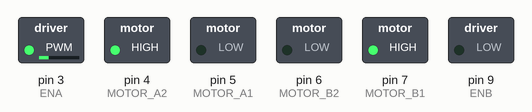
A sketch run on a simulated Arduino Uno, built with avr-gcc and run on an emulated ATmega328P. Parts: switched loads named in the sketch (green lamp = pin HIGH).

Above: at 0.1 s.
Timing chart, 0 to 1.6 s (numbered marks = the images above):
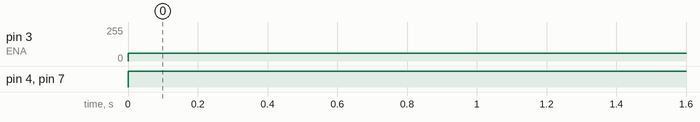

The sketch:

Test.ino
```cpp
const int MOTOR_A1 = 5;
const int MOTOR_A2 = 4;
const int ENA      = 3;
const int MOTOR_B1 = 7;
const int MOTOR_B2 = 6;
const int ENB      = 9;
void setup() {

  pinMode(MOTOR_A1, OUTPUT);
  pinMode(MOTOR_A2, OUTPUT);
  pinMode(MOTOR_B1, OUTPUT);
  pinMode(MOTOR_B2, OUTPUT);

  Serial.begin(9600);

}

void loop() {
  // put your main code here, to run repeatedly:
turnLeft();
}
void turnRight() {
  analogWrite(ENA, 0);
  analogWrite(ENB, 60);
  digitalWrite(MOTOR_A1, LOW);
  digitalWrite(MOTOR_A2, HIGH);
  digitalWrite(MOTOR_B1, HIGH);
  digitalWrite(MOTOR_B2, LOW);
}
void Stop() {
  analogWrite(ENA, 0);
  analogWrite(ENB, 0);
  digitalWrite(MOTOR_A1, LOW);
  digitalWrite(MOTOR_A2, LOW);
  digitalWrite(MOTOR_B1, LOW);
  digitalWrite(MOTOR_B2, LOW);

}
void turnLeft() {
  analogWrite(ENA, 60);
  analogWrite(ENB, 0);
  digitalWrite(MOTOR_A1, LOW);
  digitalWrite(MOTOR_A2, HIGH);
  digitalWrite(MOTOR_B1, HIGH);
  digitalWrite(MOTOR_B2, LOW);

}
void moveForward() {
  analogWrite(ENA, 60);
  analogWrite(ENB, 60);
  digitalWrite(MOTOR_A1, LOW);
  digitalWrite(MOTOR_A2, HIGH);
  digitalWrite(MOTOR_B1, HIGH);
  digitalWrite(MOTOR_B2, LOW);

}
```

Measured:
- by itself, pin 3 (ENA): 0/255 → 60/255 at 0.00 s
- by itself, pin 4 (MOTOR_A2), pin 7 (MOTOR_B1): LOW → HIGH at 0.00 s
